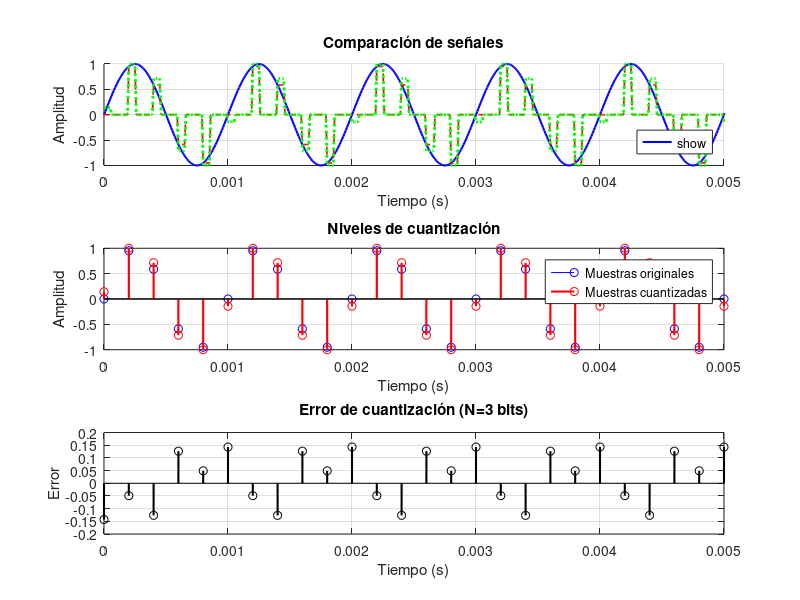

Write MATLAB code to recreate this figure. (Note: this script raises an error after producing the figure.)
%% Parámetros configurables
A = 1;          % Amplitud de la señal
fc = 1000;      % Frecuencia de la señal (Hz)
Ts_signal = 10e-6;  % Muestreo de la señal original (10 µs)
duracion = 0.1;  % Duración en segundos
fs = 5000;      % Frecuencia de muestreo PAM (Hz)
d = 0.3;        % Ciclo de trabajo (τ/Ts_pulse)
N = 3;          % Número de bits por palabra PCM

%% Cálculos derivados
Ts_pulse = 1/fs;  % Periodo de muestreo PAM
tau = d * Ts_pulse;  % Ancho del pulso

%% Generar señal original
t = 0:Ts_signal:duracion - Ts_signal;
m = A * sin(2*pi*fc*t);

%% Generar señal PAM con muestreo instantáneo
t_samples = 0:Ts_pulse:t(end);
m_samples = A * sin(2*pi*fc*t_samples);

% Crear tren de pulsos PAM original
s = zeros(size(t));
for n = 0:length(t_samples)-1
    ventana = (t >= n*Ts_pulse) & (t < n*Ts_pulse + tau);
    s(ventana) = m_samples(n+1);
end

%% Generar señal PAM cuantizada
% Cuantización
quantized_indices = round((m_samples + A) * (2^N - 1) / (2*A));
quantized_indices = max(min(quantized_indices, 2^N - 1), 0);

% Convertir índices a valores de voltaje
samples_quantized = (quantized_indices/(2^N - 1)) * 2*A - A;

% Crear tren de pulsos PAM cuantizado
s_quant = zeros(size(t));
for n = 0:length(t_samples)-1
    ventana = (t >= n*Ts_pulse) & (t < n*Ts_pulse + tau);
    s_quant(ventana) = samples_quantized(n+1);
end

%% Calcular el error de cuantización
error_cuantizacion = m_samples - samples_quantized;

%% Visualización en mismo gráfico
figure;
subplot(3,1,1);
hold on;
% Señal original
plot(t, m, 'b', 'LineWidth', 1.5, 'DisplayName', 'Señal original');
% PAM muestreado instantáneo
plot(t, s, 'r--', 'LineWidth', 1.2, 'DisplayName', 'PAM instantáneo');
% PAM cuantizado
plot(t, s_quant, 'g:', 'LineWidth', 2, 'DisplayName', ['PAM cuantizado (N=', num2str(N), ' bits)']);
xlim([0 0.005]);
title('Comparación de señales');
xlabel('Tiempo (s)');
ylabel('Amplitud');
legend('show', 'Location', 'southeast');
grid on;
hold off;

%% Visualización de niveles de cuantización
subplot(3,1,2);
stem(t_samples, m_samples, 'b', 'DisplayName', 'Muestras originales');
hold on;
stem(t_samples, samples_quantized, 'r', 'LineWidth', 1.5, 'DisplayName', 'Muestras cuantizadas');
title('Niveles de cuantización');
xlabel('Tiempo (s)');
ylabel('Amplitud');
xlim([0 0.005]);
legend('show');
grid on;

%% Visualización del error de cuantización
subplot(3,1,3);
stem(t_samples, error_cuantizacion, 'k', 'LineWidth', 1.5, 'DisplayName', 'Error de cuantización');
title(['Error de cuantización (N=', num2str(N), ' bits)']);
xlabel('Tiempo (s)');
ylabel('Error');
xlim([0 0.005]);
grid on;

%% Calcular estadísticas del error
error_maximo = max(abs(error_cuantizacion));
error_medio = mean(abs(error_cuantizacion));
error_rmse = sqrt(mean(error_cuantizacion.^2));

% Mostrar estadísticas
fprintf('Estadísticas del error de cuantización (N=%d bits):\n', N);
fprintf('Error máximo: %.6f\n', error_maximo);
fprintf('Error medio: %.6f\n', error_medio);
fprintf('Error RMSE: %.6f\n', error_rmse);

%% Gráfico adicional: Histograma del error de cuantización
figure;
histogram(error_cuantizacion, 20);
title(['Distribución del error de cuantización (N=', num2str(N), ' bits)']);
xlabel('Error');
ylabel('Frecuencia');
grid on;

%% Calcular paso de cuantización
paso_q = 2*A/(2^N);
fprintf('Paso de cuantización: %.6f\n', paso_q);
fprintf('Error máximo teórico: %.6f\n', paso_q/2);